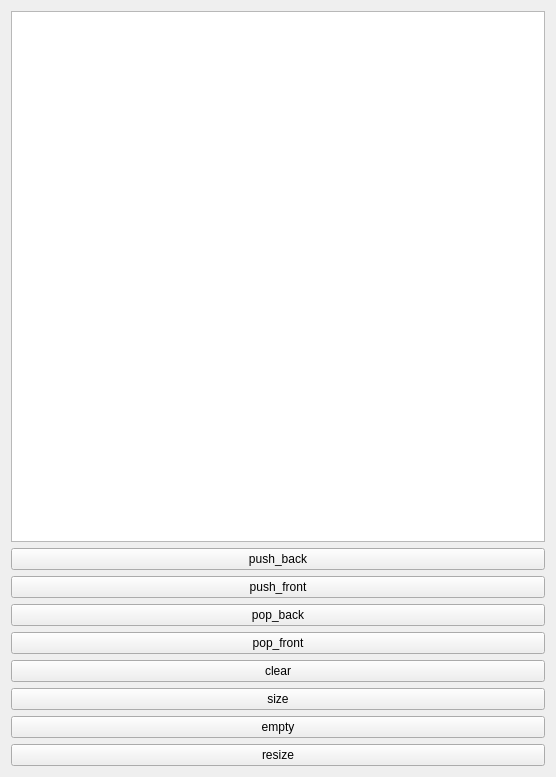
<?xml version="1.0" encoding="UTF-8"?>
<ui version="4.0">
 <class>Widget</class>
 <widget class="QWidget" name="Widget">
  <property name="geometry">
   <rect>
    <x>0</x>
    <y>0</y>
    <width>556</width>
    <height>777</height>
   </rect>
  </property>
  <property name="windowTitle">
   <string>Widget</string>
  </property>
  <layout class="QVBoxLayout" name="verticalLayout_3">
   <item>
    <layout class="QHBoxLayout" name="horizontalLayout">
     <item>
      <layout class="QVBoxLayout" name="verticalLayout_2">
       <item>
        <layout class="QVBoxLayout" name="verticalLayout">
         <item>
          <widget class="QListWidget" name="listWidget"/>
         </item>
         <item>
          <widget class="QPushButton" name="pushButton">
           <property name="text">
            <string>push_back</string>
           </property>
          </widget>
         </item>
         <item>
          <widget class="QPushButton" name="pushButton_2">
           <property name="text">
            <string>push_front</string>
           </property>
          </widget>
         </item>
         <item>
          <widget class="QPushButton" name="pushButton_3">
           <property name="text">
            <string>pop_back</string>
           </property>
          </widget>
         </item>
         <item>
          <widget class="QPushButton" name="pushButton_4">
           <property name="text">
            <string>pop_front</string>
           </property>
          </widget>
         </item>
         <item>
          <widget class="QPushButton" name="pushButton_5">
           <property name="text">
            <string>clear</string>
           </property>
          </widget>
         </item>
         <item>
          <widget class="QPushButton" name="pushButton_6">
           <property name="text">
            <string>size</string>
           </property>
          </widget>
         </item>
         <item>
          <widget class="QPushButton" name="pushButton_7">
           <property name="text">
            <string>empty</string>
           </property>
          </widget>
         </item>
         <item>
          <widget class="QPushButton" name="pushButton_8">
           <property name="text">
            <string>resize</string>
           </property>
          </widget>
         </item>
        </layout>
       </item>
      </layout>
     </item>
    </layout>
   </item>
  </layout>
 </widget>
 <resources/>
 <connections/>
</ui>
